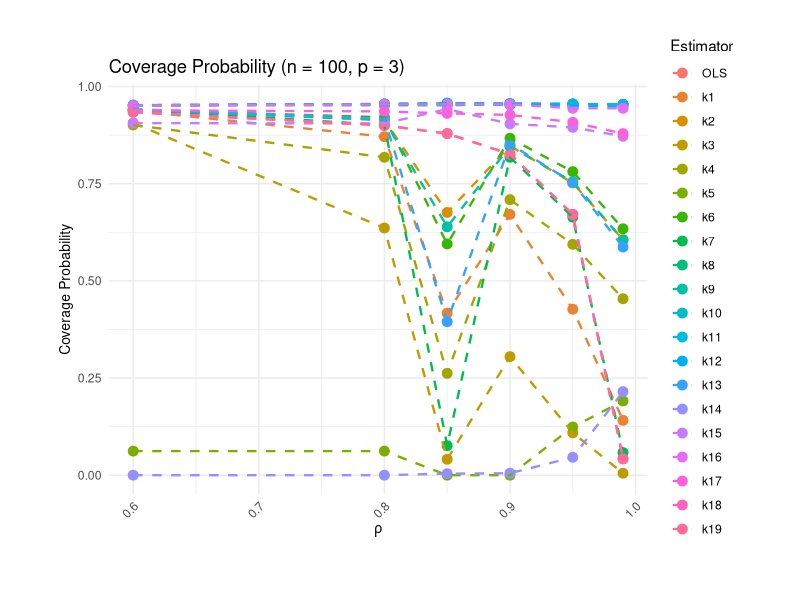
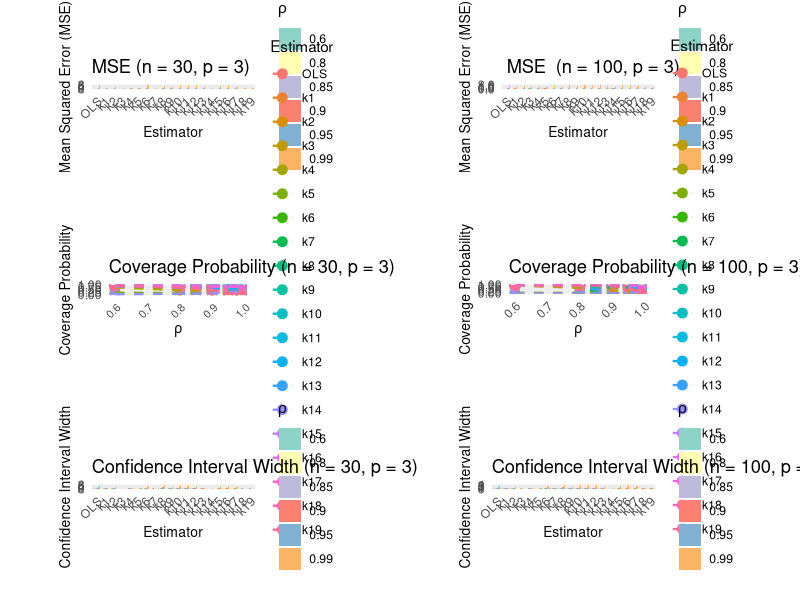
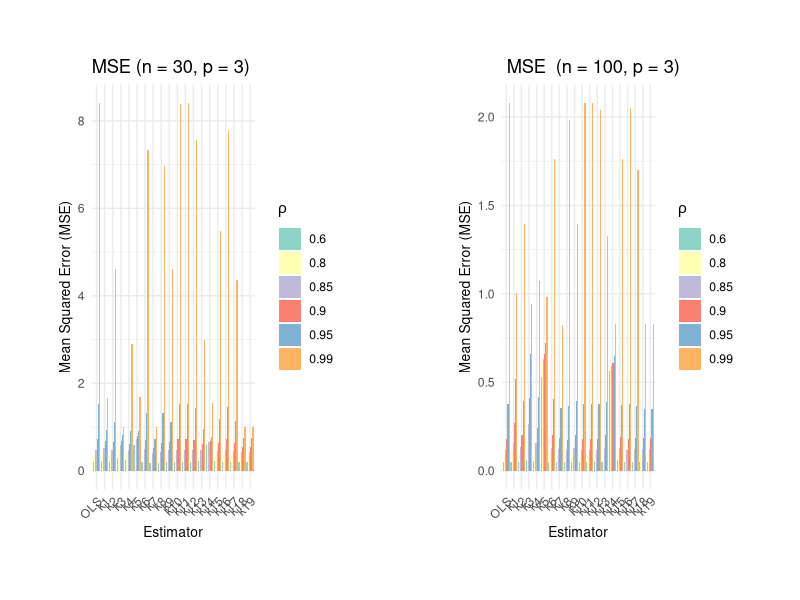
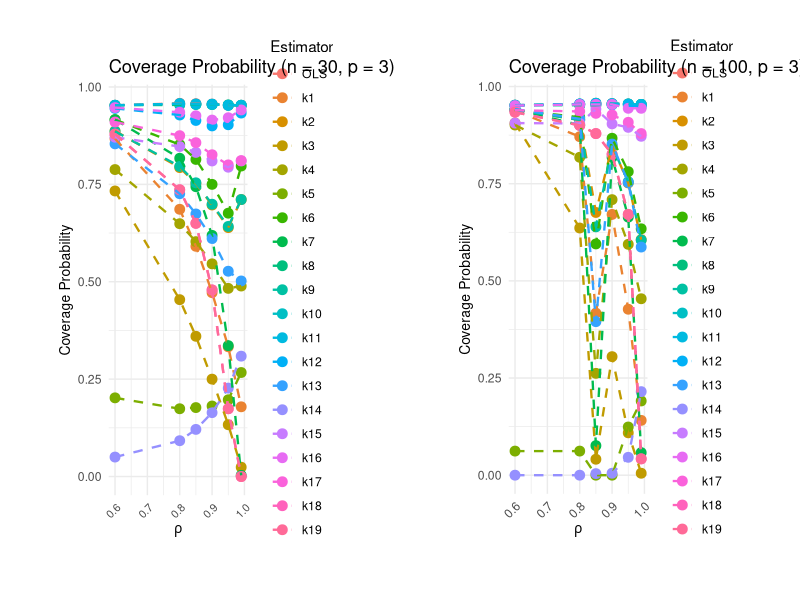
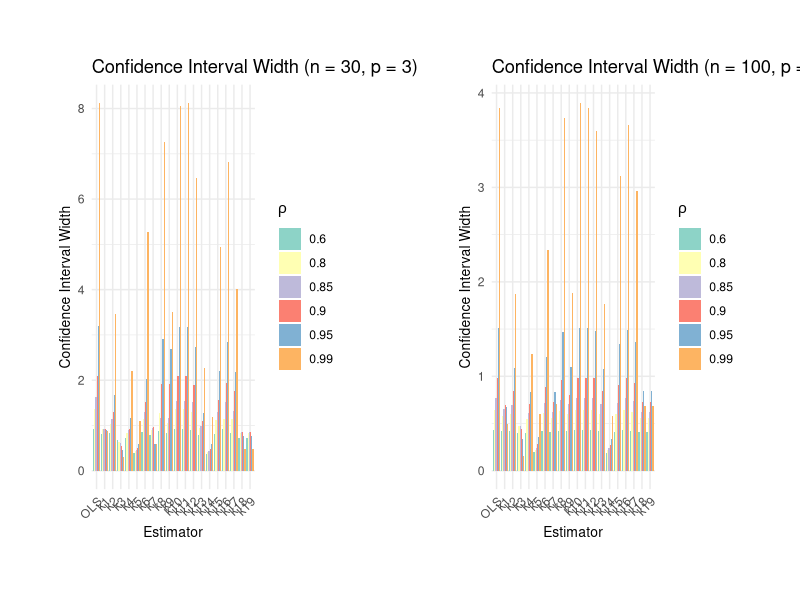

Write R code to recreate these figures, in order.
## ---- chunk 1
# Load necessary libraries
if (!require(ggplot2)) install.packages("ggplot2")
if (!require(gridExtra)) install.packages("gridExtra")
if (!require(reshape2)) install.packages("reshape2")
if (!require(gtable)) install.packages("gtable") # Required for gtable_filter
if (!require(grid)) install.packages("grid")

library(ggplot2)
library(gridExtra)
library(reshape2)
library(gtable)
library(grid)

# Create the data frame based on Table 1 (MSE values)
data <- data.frame(
  rho = c(0.60, 0.80, 0.85, 0.90, 0.95, 0.99),
  OLS = c(0.19, 0.359, 0.479, 0.73, 1.521, 8.408),
  k1 = c(0.214, 0.412, 0.518, 0.675, 0.941, 1.658),
  k2 = c(0.207, 0.376, 0.474, 0.648, 1.107, 4.604),
  k3 = c(0.283, 0.494, 0.58, 0.687, 0.825, 0.989),
  k4 = c(0.237, 0.401, 0.483, 0.612, 0.904, 2.896),
  k5 = c(0.598, 0.697, 0.734, 0.79, 0.909, 1.687),
  k6 = c(0.202, 0.38, 0.494, 0.708, 1.329, 7.336),
  k7 = c(0.174, 0.314, 0.396, 0.524, 0.737, 0.996),
  k8 = c(0.176, 0.324, 0.428, 0.642, 1.309, 6.978),
  k9 = c(0.207, 0.375, 0.473, 0.648, 1.107, 4.61),
  k10 = c(0.19, 0.359, 0.479, 0.73, 1.52, 8.393),
  k11 = c(0.19, 0.359, 0.479, 0.73, 1.521, 8.408),
  k12 = c(0.192, 0.361, 0.478, 0.714, 1.439, 7.554),
  k13 = c(0.216, 0.383, 0.473, 0.618, 0.946, 2.995),
  k14 = c(0.6, 0.64, 0.658, 0.689, 0.77, 1.544),
  k15 = c(0.218, 0.363, 0.458, 0.644, 1.187, 5.493),
  k16 = c(0.191, 0.36, 0.478, 0.719, 1.464, 7.802),
  k17 = c(0.2, 0.35, 0.447, 0.63, 1.134, 4.362),
  k18 = c(0.191, 0.34, 0.423, 0.552, 0.758, 0.992),
  k19 = c(0.191, 0.34, 0.423, 0.552, 0.758, 0.992)
)

# Reshape the data to long format for ggplot
data_long <- melt(data, id.vars = "rho", variable.name = "Estimator", value.name = "MSE")

# Create the grouped bar plot
mse_plot_n30_p3 <- ggplot(data_long, aes(x = Estimator, y = MSE, fill = factor(rho))) +
  geom_bar(stat = "identity", position = "dodge") + # Group bars by rho
  scale_fill_brewer(palette = "Set3") + # Use a distinct color palette
  labs(
    title = "MSE (n = 30, p = 3)",
    x = "Estimator", y = "Mean Squared Error (MSE)", fill = expression(rho)
  ) +
  theme_minimal() +
  theme(
    axis.text.x = element_text(angle = 45, hjust = 1),
    axis.title = element_text(size = 10),
    plot.margin = unit(c(1.5, 1.5, 1.5, 1.5), "cm")
  )

# plot for coverage probability n = 30, p = 3 , s = 1

# Create the data frame based on Table 2 (Coverage Probability values)
data <- data.frame(
  rho = c(0.60, 0.80, 0.85, 0.90, 0.95, 0.99),
  OLS = c(0.953, 0.958, 0.957, 0.956, 0.953, 0.953),
  k1 = c(0.867, 0.686, 0.591, 0.472, 0.333, 0.179),
  k2 = c(0.887, 0.793, 0.752, 0.697, 0.639, 0.711),
  k3 = c(0.733, 0.454, 0.36, 0.25, 0.133, 0.024),
  k4 = c(0.788, 0.649, 0.603, 0.546, 0.483, 0.489),
  k5 = c(0.202, 0.174, 0.177, 0.181, 0.197, 0.267),
  k6 = c(0.916, 0.852, 0.814, 0.75, 0.676, 0.797),
  k7 = c(0.916, 0.817, 0.744, 0.619, 0.336, 0.003),
  k8 = c(0.953, 0.954, 0.955, 0.955, 0.954, 0.953),
  k9 = c(0.886, 0.796, 0.754, 0.699, 0.642, 0.711),
  k10 = c(0.953, 0.957, 0.956, 0.955, 0.953, 0.953),
  k11 = c(0.953, 0.957, 0.956, 0.956, 0.953, 0.953),
  k12 = c(0.945, 0.928, 0.914, 0.9, 0.903, 0.933),
  k13 = c(0.854, 0.726, 0.674, 0.611, 0.527, 0.502),
  k14 = c(0.05, 0.092, 0.121, 0.164, 0.227, 0.309),
  k15 = c(0.871, 0.847, 0.832, 0.81, 0.794, 0.81),
  k16 = c(0.947, 0.935, 0.926, 0.915, 0.921, 0.941),
  k17 = c(0.91, 0.875, 0.857, 0.826, 0.8, 0.811),
  k18 = c(0.879, 0.736, 0.65, 0.479, 0.174, 0),
  k19 = c(0.879, 0.736, 0.65, 0.479, 0.174, 0)
)

# Reshape the data to long format for ggplot
data_long <- melt(data, id.vars = "rho", variable.name = "Estimator", value.name = "CoverageProbability")

# Create the line plot for coverage probability
coverage_prob_plot_n30_p3 <- ggplot(data_long, aes(x = rho, y = CoverageProbability, color = Estimator)) +
  geom_point(size = 3) + # Add points
  geom_line(aes(group = Estimator), linetype = "dashed", size = 0.8) + # Add dashed lines
  labs(
    title = "Coverage Probability (n = 30, p = 3)",
    x = expression(rho), y = "Coverage Probability"
  ) +
  theme_minimal() +
  theme(
    axis.text.x = element_text(angle = 45, hjust = 1, size = 8),
    axis.title = element_text(size = 10),
    plot.margin = unit(c(1.5, 1.5, 1.5, 1.5), "cm")
  )

# plot for CI width n = 30, p = 3 , s = 1



# Create the data frame based on the provided table (Table 3)
data <- data.frame(
  rho = c(0.60, 0.80, 0.85, 0.90, 0.95, 0.99),
  OLS = c(0.923, 1.365, 1.627, 2.089, 3.189, 8.121),
  k1 = c(0.806, 0.912, 0.926, 0.922, 0.895, 0.878),
  k2 = c(0.823, 1.042, 1.145, 1.308, 1.675, 3.451),
  k3 = c(0.677, 0.641, 0.608, 0.551, 0.454, 0.309),
  k4 = c(0.724, 0.838, 0.889, 0.931, 1.163, 2.197),
  k5 = c(0.39, 0.427, 0.451, 0.492, 0.592, 1.092),
  k6 = c(0.861, 1.147, 1.29, 1.515, 2.035, 5.278),
  k7 = c(0.782, 0.906, 0.94, 0.956, 0.586, 0.586),
  k8 = c(0.88, 1.275, 1.158, 1.923, 2.902, 7.252),
  k9 = c(0.827, 1.052, 1.158, 1.923, 2.699, 3.509),
  k10 = c(0.923, 1.364, 1.535, 2.084, 3.175, 8.052),
  k11 = c(0.923, 1.364, 1.535, 2.084, 3.175, 8.117),
  k12 = c(0.907, 1.302, 1.522, 1.893, 2.737, 6.459),
  k13 = c(0.782, 0.936, 0.998, 1.088, 1.283, 2.271),
  k14 = c(0.37, 0.413, 0.437, 0.48, 0.591, 1.196),
  k15 = c(0.807, 1.115, 1.29, 1.572, 2.208, 4.949),
  k16 = c(0.912, 1.132, 1.517, 1.943, 2.845, 6.823),
  k17 = c(0.839, 1.15, 1.317, 1.754, 2.175, 4.013),
  k18 = c(0.732, 0.833, 0.855, 0.854, 0.771, 0.488),
  k19 = c(0.732, 0.833, 0.855, 0.854, 0.771, 0.488)
)

# Reshape the data to long format for ggplot
data_long <- melt(data, id.vars = "rho", variable.name = "Estimator", value.name = "CI_Width")

# Create the grouped bar plot
ci_width_plot_n30_p3 <- ggplot(data_long, aes(x = Estimator, y = CI_Width, fill = factor(rho))) +
  geom_bar(stat = "identity", position = "dodge") + # Group bars by rho
  scale_fill_brewer(palette = "Set3") + # Use a distinct color palette
  labs(
    title = "Confidence Interval Width (n = 30, p = 3)",
    x = "Estimator", y = "Confidence Interval Width", fill = expression(rho)
  ) +
  theme_minimal() +
  theme(
    axis.text.x = element_text(angle = 45, hjust = 1), axis.title = element_text(size = 10),
    plot.margin = unit(c(1.5, 1.5, 1.5, 1.5), "cm")
  )

# Plot for MSE for n = 100, p = 3 , s = 1

data <- data.frame(
  rho = c(0.60, 0.80, 0.85, 0.90, 0.95, 0.99),
  OLS = c(0.047, 0.089, 0.119, 0.181, 0.377, 2.079),
  k1 = c(0.049, 0.107, 0.158, 0.268, 0.518, 1.005),
  k2 = c(0.049, 0.097, 0.132, 0.203, 0.393, 1.396),
  k3 = c(0.059, 0.173, 0.264, 0.413, 0.658, 0.944),
  k4 = c(0.055, 0.115, 0.158, 0.24, 0.419, 1.075),
  k5 = c(0.53, 0.604, 0.632, 0.661, 0.722, 0.983),
  k6 = c(0.049, 0.096, 0.131, 0.202, 0.404, 1.761),
  k7 = c(0.047, 0.091, 0.122, 0.186, 0.352, 0.825),
  k8 = c(0.047, 0.087, 0.116, 0.176, 0.364, 1.985),
  k9 = c(0.049, 0.096, 0.131, 0.203, 0.393, 1.397),
  k10 = c(0.047, 0.089, 0.119, 0.181, 0.377, 2.079),
  k11 = c(0.047, 0.089, 0.119, 0.181, 0.377, 2.079),
  k12 = c(0.047, 0.09, 0.12, 0.182, 0.378, 2.039),
  k13 = c(0.049, 0.096, 0.13, 0.202, 0.39, 1.327),
  k14 = c(0.565, 0.582, 0.591, 0.609, 0.647, 0.831),
  k15 = c(0.06, 0.103, 0.13, 0.192, 0.37, 1.763),
  k16 = c(0.047, 0.09, 0.12, 0.182, 0.378, 2.052),
  k17 = c(0.05, 0.092, 0.121, 0.184, 0.366, 1.698),
  k18 = c(0.048, 0.092, 0.123, 0.185, 0.351, 0.827),
  k19 = c(0.048, 0.092, 0.123, 0.185, 0.351, 0.827)
)

# Reshape the data to long format for ggplot
data_long <- melt(data, id.vars = "rho", variable.name = "Estimator", value.name = "MSE")

# Create the grouped bar plot
mse_plot_n100_p3 <- ggplot(data_long, aes(x = Estimator, y = MSE, fill = factor(rho))) +
  geom_bar(stat = "identity", position = "dodge") + # Group bars by rho
  scale_fill_brewer(palette = "Set3") + # Use a distinct color palette
  labs(
    title = " MSE  (n = 100, p = 3)",
    x = "Estimator", y = "Mean Squared Error (MSE)", fill = expression(rho)
  ) +
  theme_minimal() +
  theme(
    axis.text.x = element_text(angle = 45, hjust = 1),
    axis.title = element_text(size = 10),
    plot.margin = unit(c(1.5, 1.5, 1.5, 1.5), "cm")
  )

# plot for coverage probability n = 100, p = 3 , s = 1

# Create the data frame based on Table 14
data <- data.frame(
  rho = c(0.60, 0.80, 0.85, 0.90, 0.95, 0.99),
  OLS = c(0.952, 0.955, 0.957, 0.956, 0.955, 0.954),
  k1 = c(0.938, 0.871, 0.417, 0.671, 0.427, 0.141),
  k2 = c(0.94, 0.914, 0.676, 0.847, 0.752, 0.606),
  k3 = c(0.906, 0.636, 0.041, 0.305, 0.109, 0.005),
  k4 = c(0.901, 0.818, 0.262, 0.709, 0.594, 0.454),
  k5 = c(0.062, 0.062, 0.0, 0.0, 0.124, 0.191),
  k6 = c(0.94, 0.921, 0.595, 0.867, 0.781, 0.634),
  k7 = c(0.941, 0.901, 0.076, 0.818, 0.664, 0.058),
  k8 = c(0.952, 0.952, 0.952, 0.954, 0.955, 0.954),
  k9 = c(0.94, 0.914, 0.639, 0.846, 0.755, 0.605),
  k10 = c(0.952, 0.955, 0.957, 0.956, 0.955, 0.954),
  k11 = c(0.952, 0.955, 0.957, 0.956, 0.955, 0.954),
  k12 = c(0.951, 0.955, 0.954, 0.953, 0.951, 0.948),
  k13 = c(0.942, 0.917, 0.395, 0.852, 0.753, 0.587),
  k14 = c(0, 0, 0.004, 0.005, 0.046, 0.215),
  k15 = c(0.906, 0.905, 0.942, 0.904, 0.895, 0.872),
  k16 = c(0.951, 0.954, 0.954, 0.954, 0.944, 0.944),
  k17 = c(0.939, 0.936, 0.931, 0.927, 0.908, 0.879),
  k18 = c(0.934, 0.9, 0.879, 0.826, 0.671, 0.042),
  k19 = c(0.934, 0.9, 0.879, 0.826, 0.671, 0.042)
)

# Reshape the data to long format for ggplot
data_long <- melt(data, id.vars = "rho", variable.name = "Estimator", value.name = "CoverageProbability")

# Create the line plot
coverage_prob_plot_n100_p3 <- ggplot(data_long, aes(x = rho, y = CoverageProbability, color = Estimator)) +
  geom_point(size = 3) + # Add points
  geom_line(aes(group = Estimator), linetype = "dashed", size = 0.8) + # Add dashed lines
  labs(
    title = "Coverage Probability (n = 100, p = 3)",
    x = expression(rho), y = "Coverage Probability"
  ) +
  theme_minimal() +
  theme(
    axis.text.x = element_text(angle = 45, hjust = 1),
    axis.title = element_text(size = 10),
    plot.margin = unit(c(1.5, 1.5, 1.5, 1.5), "cm")
  )

coverage_prob_plot_n100_p3
# plot for CI width n = 100, p = 3 , s = 1

# Create the data frame based on Table 15
data <- data.frame(
  rho = c(0.60, 0.80, 0.85, 0.90, 0.95, 0.99),
  OLS = c(0.431, 0.643, 0.768, 0.987, 1.508, 3.841),
  k1 = c(0.42, 0.584, 0.649, 0.701, 0.673, 0.494),
  k2 = c(0.421, 0.604, 0.701, 0.845, 1.09, 1.874),
  k3 = c(0.404, 0.476, 0.475, 0.445, 0.335, 0.159),
  k4 = c(0.404, 0.549, 0.616, 0.704, 0.831, 1.236),
  k5 = c(0.195, 0.224, 0.245, 0.281, 0.356, 0.602),
  k6 = c(0.424, 0.614, 0.718, 0.885, 1.206, 2.339),
  k7 = c(0.409, 0.557, 0.627, 0.723, 0.838, 0.708),
  k8 = c(0.426, 0.632, 0.753, 0.966, 1.472, 3.733),
  k9 = c(0.422, 0.605, 0.702, 0.807, 1.094, 1.883),
  k10 = c(0.431, 0.643, 0.768, 0.987, 1.508, 3.893),
  k11 = c(0.431, 0.643, 0.768, 0.987, 1.508, 3.841),
  k12 = c(0.431, 0.643, 0.765, 0.981, 1.479, 3.597),
  k13 = c(0.422, 0.606, 0.703, 0.846, 1.082, 1.769),
  k14 = c(0.188, 0.22, 0.238, 0.268, 0.331, 0.58),
  k15 = c(0.412, 0.603, 0.713, 0.904, 1.341, 3.123),
  k16 = c(0.431, 0.642, 0.766, 0.983, 1.487, 3.66),
  k17 = c(0.423, 0.622, 0.737, 0.931, 1.361, 2.96),
  k18 = c(0.405, 0.555, 0.627, 0.726, 0.841, 0.685),
  k19 = c(0.405, 0.555, 0.627, 0.726, 0.841, 0.685)
)

# Reshape the data to long format for ggplot
data_long <- melt(data, id.vars = "rho", variable.name = "Estimator", value.name = "CI_Width")

# Create the grouped bar plot
ci_width_plot_n100_p3 <- ggplot(data_long, aes(x = Estimator, y = CI_Width, fill = factor(rho))) +
  geom_bar(stat = "identity", position = "dodge") + # Group bars by rho
  scale_fill_brewer(palette = "Set3") + # Use a distinct color palette
  labs(
    title = "Confidence Interval Width (n = 100, p = 3)",
    x = "Estimator", y = "Confidence Interval Width", fill = expression(rho)
  ) +
  theme_minimal() +
  theme(
    axis.text.x = element_text(angle = 45, hjust = 1),
    axis.title = element_text(size = 10),
    plot.margin = unit(c(1.5, 1.5, 1.5, 1.5), "cm")
  )


# # Now remove the legends from all individual plots
# mse_plot_n30_p3 <- mse_plot_n30_p3 + theme(legend.position = "left")
# mse_plot_n100_p3 <- mse_plot_n100_p3 + theme(legend.position = "none")
# coverage_prob_plot_n30_p3 <- coverage_prob_plot_n30_p3 + theme(legend.position = "none")
# coverage_prob_plot_n100_p3 <- coverage_prob_plot_n100_p3 + theme(legend.position = "left")
# ci_width_plot_n30_p3 <- ci_width_plot_n30_p3 + theme(legend.position = "")
# ci_width_plot_n100_p3 <- ci_width_plot_n100_p3 + theme(legend.position = "none")

# Open a JPEG device to save the plot
jpeg("final_plot_with_single_legend.jpeg", width = 1800, height = 1600, res = 150)

# Arrange the plots in a 3x2 grid and add the legend separately

complete_plot <-
  grid.arrange(
    mse_plot_n30_p3, mse_plot_n100_p3,
    coverage_prob_plot_n30_p3, coverage_prob_plot_n100_p3,
    ci_width_plot_n30_p3, ci_width_plot_n100_p3,
    # Add the legend here as a separate element
    ncol = 2, nrow = 3, # One extra row for the legend
    heights = c(1.3, 1.3, 1.3),
    widths = c(1.3, 1.3)
  ) # The last row height for the legend

jpeg("mse_plot.jpeg", width = 1800, height = 600, res = 150)

mse_plot <-
  grid.arrange(
    mse_plot_n30_p3, mse_plot_n100_p3,
    ncol = 2, nrow = 1, # One extra row for the legend
    heights = c(1.3),
    widths = c(1.3, 1.3)
  ) # The last row height for the legend
dev.off()


jpeg("cp_plot.jpeg", width = 2000, height = 1000, res = 150)

cp_plot <-
  grid.arrange(
    coverage_prob_plot_n30_p3, coverage_prob_plot_n100_p3,
    ncol = 2, nrow = 1, # One extra row for the legend
    heights = c(1.3),
    widths = c(1.3, 1.3)
  ) # The last row height for the legend

dev.off()

jpeg("ciw_plot.jpeg", width = 1800, height = 600, res = 150)

ciw_plot <-
  grid.arrange(
    ci_width_plot_n30_p3, ci_width_plot_n100_p3,
    ncol = 2, nrow = 1, # One extra row for the legend
    heights = c(1.3),
    widths = c(1.3, 1.3)
  ) # The last row height for the legend

# Close the device to save the plot
dev.off()
